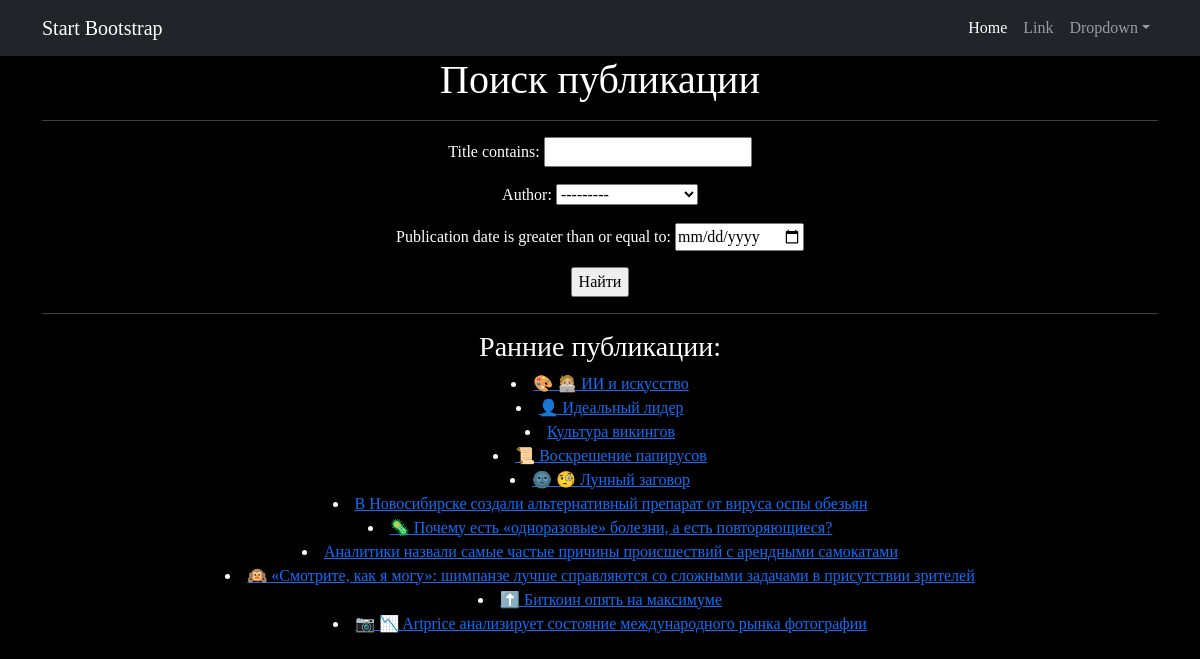
The app's page /news/search/ with its own data.
### News/models.py (models this page shows, shortened)
class Post(models.Model):
    article = 'AR'
    news = 'NE'
    TYPES = [
        (article, 'Статья'),
        (news, 'Новость')
    ]
    author = models.ForeignKey(Author, on_delete=models.CASCADE)
    news_type = models.CharField(max_length=2, choices=TYPES, default=article)
    publication_date = models.DateTimeField(auto_now_add=True)
    category = models.ManyToManyField(Category, through='PostCategory')
    title = models.CharField(max_length=150)
    text = models.TextField()
    rating = models.IntegerField(default=0, validators=[MinValueValidator(0)])

### News/views.py (the view, shortened to what this page needs)
# urls.py: path('search/', PostSearch.as_view(), name='post_search'),
class PostSearch(ListView):
    model = Post
    template_name = 'search_post.html'
    context_object_name = 'posts'
    def get_queryset(self):
        queryset = super().get_queryset()
        self.filterset = PostFilter(self.request.GET, queryset)
        return self.filterset.qs
    def get_context_data(self, **kwargs):
        context = super().get_context_data(**kwargs)
        context['filterset'] = self.filterset
        return context

### templates/search_post.html (shortened to what this page needs)
{% extends 'flatpages/default.html' %}
{% block content %}
<h1>Поиск публикации</h1>
<hr>
<form action="" method="get">
    {{ filterset.form.as_p }}
    <input type="submit" value="Найти" />
</form>
<hr>
<h3> Ранние публикации: </h3>
{% if posts %}
    {% for post in posts %}
    <li>
      <a href="{% url 'post_detail' post.pk %}">{{ post.title }}</a>
    </li>
    {% endfor %}
{% else %}
  <p>Ничего не найдено.</p>
{% endif %}
{% endblock content %}

### templates/flatpages/default.html (shortened to what this page needs)
<!DOCTYPE html>
<html lang="en">
    <head>
        {% load static %}
        <link href="{% static 'css/styles.css' %}" rel="stylesheet" />
    </head>
    <body>
        <nav class="navbar navbar-expand-lg navbar-dark bg-dark">
            <div class="container">
                <a class="navbar-brand" href="#">Start Bootstrap</a>
                <div class="collapse navbar-collapse" id="navbarSupportedContent">
                    <ul class="navbar-nav ms-auto mb-2 mb-lg-0">
                        <li class="nav-item"><a class="nav-link active" aria-current="page" href="#">Home</a></li>
                        <li class="nav-item"><a class="nav-link" href="#">Link</a></li>
                        <li class="nav-item dropdown">
                            <a class="nav-link dropdown-toggle" id="navbarDropdown" href="#" role="button" data-bs-toggle="dropdown" aria-expanded="false">Dropdown</a>
                        </li>
                    </ul>
                </div>
            </div>
        </nav>
       <div class="container">
            <div class="row">
              <div class="col-lg-12 text-center">
                    {% block content %}{% endblock content %}
               </div>
             </div>
       </div>
    </body>
</html>

### templates/search_post.html (style rules this page uses)
body { font-family: 'arial black'; color: #FFFFFF; background-color: #000000; }

### records on screen
Post: title "🎨 🧑🏼‍💻 ИИ и искусство"
Post: title "👤 Идеальный лидер"
Post: title "Культура викингов"
Post: title "📜 Воскрешение папирусов"
Post: title "🌚 🧐 Лунный заговор"
Post: title "В Новосибирске создали альтернативный препарат от вируса оспы обезьян"
Post: title "🦠 Почему есть «одноразовые» болезни, а есть повторяющиеся?"
Post: title "Аналитики назвали самые частые причины происшествий с арендными самокатами"
Post: title "🙉 «Смотрите, как я могу»: шимпанзе лучше справляются со сложными задачами в присутствии зрителей"
Post: title "⬆️ Биткоин опять на максимуме"
Post: title "📷 📉 Artprice анализирует состояние международного рынка фотографии"
